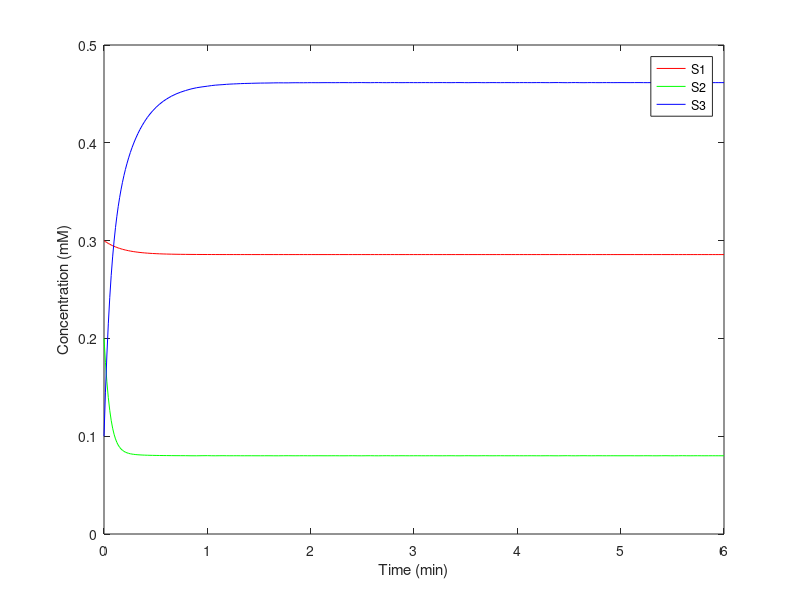
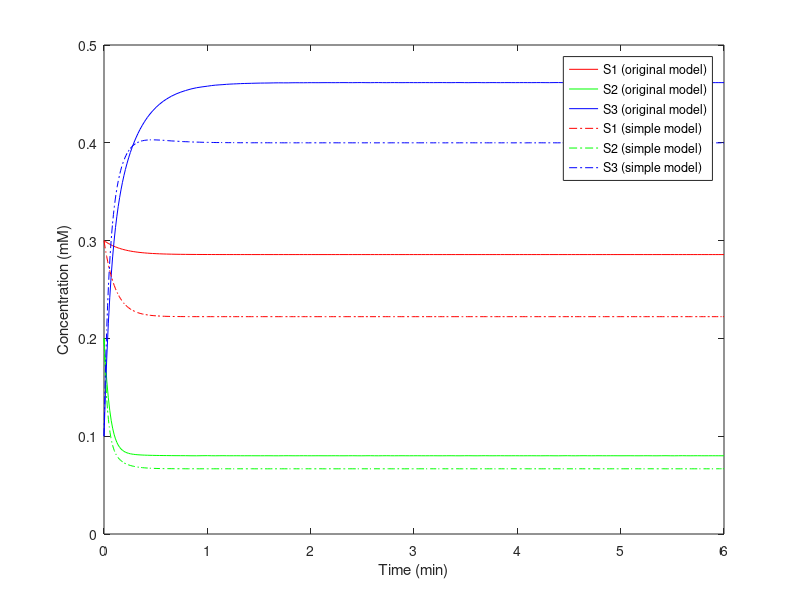
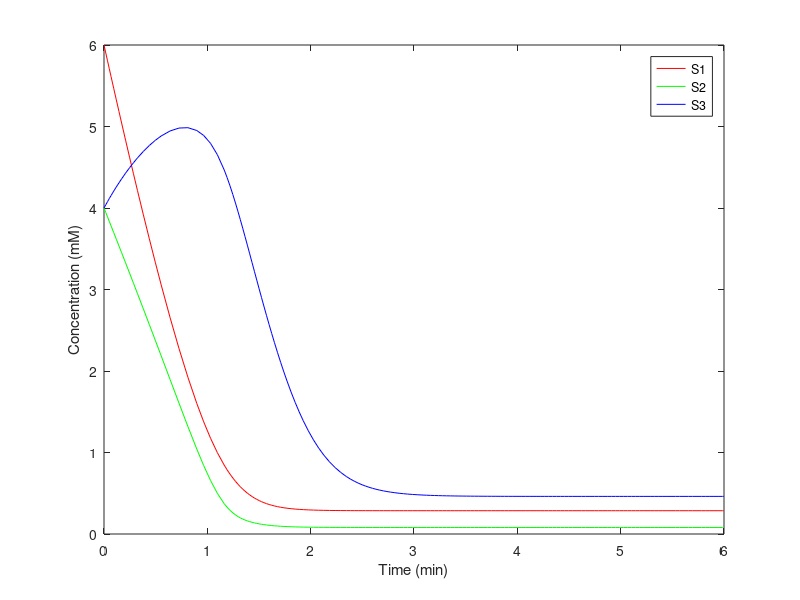
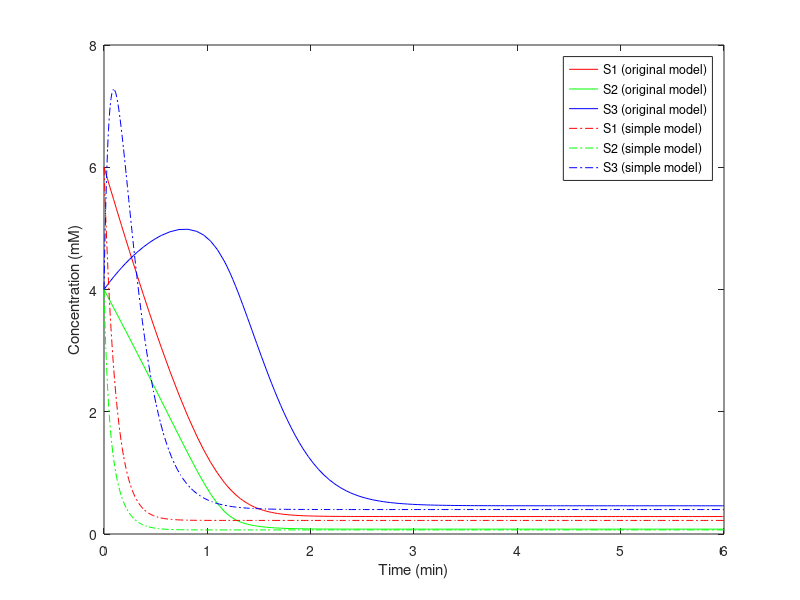

Reproduce these figures in MATLAB, in order.
function hw2()
    clc;
    close all;

    tspan = [0 6];
    t_window = 1:10;
    
    % question 3.7.5
    y0 = [ 0.3; 0.2; 0.1;];
    [t1,y1] = ode45(@ODE_3_7_5_a,tspan,y0);
    [t2,y2] = ode45(@ODE_3_7_5_c,tspan,y0); 
    y0 = [ 6; 4; 4;];
    [t3,y3] = ode45(@ODE_3_7_5_a,tspan,y0);
    [t4,y4] = ode45(@ODE_3_7_5_c,tspan,y0);

    fig = figure;
    plot(t1, y1(:,1), 'r', t1, y1(:,2), 'g', t1, y1(:,3), 'b');
    hold on;
    xlabel('Time (min)');
    ylabel('Concentration (mM)');
    legend('S1','S2','S3');
    saveas(fig,'../img/3.7.5.a.1.jpg');
    plot(t2, y2(:,1), 'r-.', t2, y2(:,2), 'g-.', t2, y2(:,3), 'b-.');
    legend('S1 (original model)','S2 (original model)','S3 (original model)', ...
        'S1 (simple model)','S2 (simple model)','S3 (simple model)');
    saveas(fig,'../img/3.7.5.c.1.jpg');
    fig = figure;
    plot(t3, y3(:,1), 'r', t3, y3(:,2), 'g', t3, y3(:,3), 'b');
    hold on;
    xlabel('Time (min)');
    ylabel('Concentration (mM)');
    legend('S1','S2','S3'); 
    saveas(fig,'../img/3.7.5.a.2.jpg');  
    plot(t4, y4(:,1), 'r-.', t4, y4(:,2), 'g-.', t4, y4(:,3), 'b-.');
    legend('S1 (original model)','S2 (original model)','S3 (original model)', ...
        'S1 (simple model)','S2 (simple model)','S3 (simple model)');
    saveas(fig,'../img/3.7.5.c.2.jpg');
    axis([0,6,0,0.5]);
    saveas(fig,'../img/3.7.5.c.2_s.jpg');
end

function dydt = ODE_3_7_5_a(t,y) % question 3.7.5 a)
    V_max1 = 9;
    V_max2 = 12;
    V_max3 = 15;
    K_M1 = 1;
    K_M2 = 0.4;
    K_M3 = 3;
    v0 = 2;
    v1 = V_max1 * y(1) / ( K_M1 + y(1) );
    v2 = V_max2 * y(2) / ( K_M2 + y(2) );
    v3 = V_max3 * y(3) / ( K_M3 + y(3) );
    dydt(1) = v0 - v1; % dS1/dt
    dydt(2) = v1 - v2; % dS2/dt
    dydt(3) = v2 - v3; % dS3/dt
    dydt = dydt';
end

function dydt = ODE_3_7_5_c(t,y) % question 3.7.5 c)
    V_max1 = 9;
    V_max2 = 12;
    V_max3 = 15;
    K_M1 = 1;
    K_M2 = 0.4;
    K_M3 = 3;
    k1 = V_max1 / K_M1;
    k2 = V_max2 / K_M2;
    k3 = V_max3 / K_M3;
    v0 = 2;
    v1 = k1 * y(1);
    v2 = k2 * y(2);
    v3 = k3 * y(3);
    dydt(1) = v0 - v1; % dS1/dt
    dydt(2) = v1 - v2; % dS2/dt
    dydt(3) = v2 - v3; % dS3/dt
    dydt = dydt';
end
